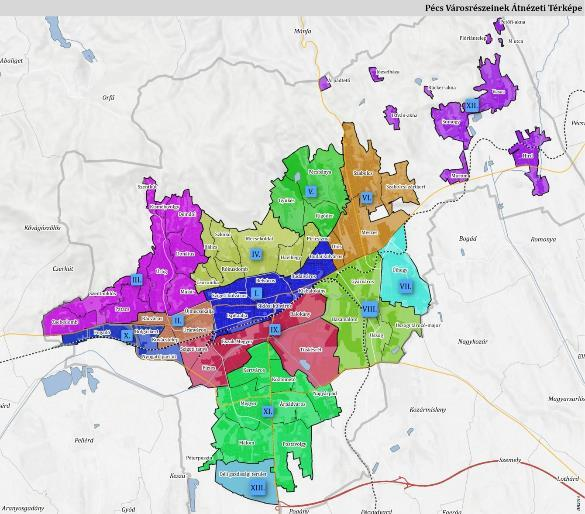
#> input picture data/neighborhoods/sources/municipal-pecs-first-inferred/pecs-p48-names.jpeg, 585 x 514 px; its folder holds 3 pictures in this run
$ python islands-extract.py
#> lines starting #> are read from the running program, lines starting #| are printed output that depends on the picture; after the words box and inside, x2 and y2 are one past the last pixel; in counts of white or black regions, pixels touching at a corner belong together
#!/usr/bin/env python3
"""Source-only isolated-island pixel-mask experiment; no geographic transform."""
from pathlib import Path
import argparse, hashlib, json
import numpy as np
from PIL import Image, ImageDraw
from scipy import ndimage
from shapely.geometry import box, mapping
from shapely.ops import unary_union

P = Path(__file__).resolve().parent
S = P.parent / 'municipal-pecs-first-inferred'
ISLANDS = [
    ('arpadteto', 'Árpádtető', (325, 84), (315, 66, 337, 95), (550, 168, 590, 208)),
    ('petofi-akna', 'Petőfi-akna', (499, 26), (489, 12, 512, 38), (838, 72, 873, 110)),
    ('m-utca', 'M utca', (500, 41), (492, 34, 510, 52), (846, 108, 870, 132)),
]

def sha(path):
    return hashlib.sha256(path.read_bytes()).hexdigest()

def encode(value):
    return json.dumps(value, ensure_ascii=False, indent=2, allow_nan=False) + '\n'

def build(write_images):
#> called with write_images = True
    source = Image.open(S / 'pecs-p48-names.jpeg').convert('RGB')
#> source is the input picture: PIL image 585x514 RGB; mean R, G, B 209.8, 210.6, 209.5
    density = Image.open(S / 'pecs-p63-density.jpeg').convert('RGB')
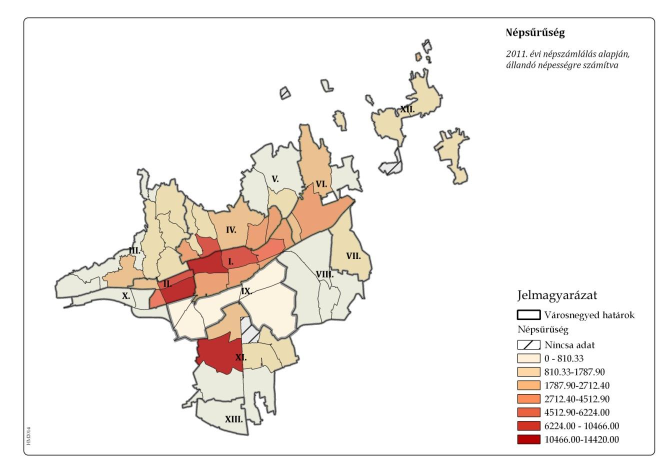
#> input picture data/neighborhoods/sources/municipal-pecs-first-inferred/pecs-p63-density.jpeg, 1341 x 946 px (shown at 1/2 size)
#> density is the input picture: PIL image 1341x946 RGB; mean R, G, B 244.1, 240, 236.3
    rgb = np.asarray(source).astype(int)
    r, g, b = rgb.transpose(2, 0, 1)
    purple = (np.minimum(r, b) - g >= 25) & (b - r >= -30)
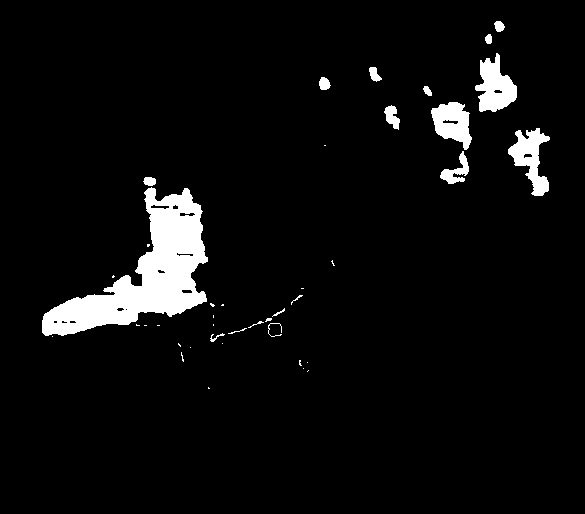
#> purple: shape (514, 585) bool; 5.1% white; 41 white regions (23 under 20 px), largest, box (x1, y1, x2, y2) and area: (42, 187, 208, 336) 9717, (475, 53, 517, 112) 1459, (508, 128, 550, 196) 1341
    records = []
    pixels = []
    for threshold in (150, 170, 190):
        # The criterion and labelling cover the COMPLETE original image.
        # Crops never enter the selection, component closure or geometry.
        labels, _ = ndimage.label(purple | (rgb.max(2) < threshold))
        for slug, name, seed, crop_box, density_box in ISLANDS:
            cid = int(labels[seed[1], seed[0]])
            assert cid != 0
            ys, xs = np.where(labels == cid)
            points = sorted([[int(x), int(y)] for x, y in zip(xs, ys)])
            assert all(crop_box[0] < x < crop_box[2]-1 and crop_box[1] < y < crop_box[3]-1 for x, y in points)
            geom = unary_union([box(x-.5, y-.5, x+.5, y+.5) for x, y in points])
            assert geom.geom_type == 'Polygon' and geom.is_valid
            assert geom.area == len(points)
            ring = list(geom.exterior.coords)
            assert ring[0] == ring[-1]
            ident = slug + '-T' + str(threshold)
            records.append({
                'id': ident, 'sourceName': name, 'threshold': threshold,
                'sourceSeedPixel': list(seed), 'sourcePixelCount': len(points),
                'sourcePixelSetSha256': hashlib.sha256(json.dumps(points,separators=(',',':')).encode()).hexdigest(),
                'sourcePixelBoundsInclusive': [int(xs.min()),int(ys.min()),int(xs.max()),int(ys.max())],
                'globalOriginalImageComponent': True, 'componentTouchesOriginalImageEdge': False,
                'componentTouchesEvidenceCropEdge': False,
                'pixelUnionValidSinglePolygon': True, 'exactUnitPixelArea': geom.area,
                'interiorRingCount': len(geom.interiors), 'exteriorRingVertexCount': len(ring),
                'closedExteriorRing': True,
                'morphologicalClosingOrFill': False, 'repairBufferSnapOrGeographicFit': False,
                'nominalExploratoryScenario': threshold == 170,
                'sourceContourSemanticsAutomaticallyApproved': False,
                'geographicApproval': False, 'claimedAbsoluteAccuracy': None,
            })
            pixels.append({'id': ident, 'sourcePixels': points, 'rawPixelUnionGeometry': mapping(geom)})
            if write_images:
                mask = Image.new('L', source.size)
                arr = np.zeros((source.height,source.width),dtype=np.uint8)
                arr[ys,xs] = 255
                mask = Image.fromarray(arr)
                mask.crop(crop_box).save(P / ('islands-' + ident + '-mask-native.png'))
                preview = source.crop(crop_box).resize(((crop_box[2]-crop_box[0])*24,(crop_box[3]-crop_box[1])*24), Image.Resampling.NEAREST)
                draw = ImageDraw.Draw(preview)
                selected = set(map(tuple,points))
                for x,y in points:
                    for dx,dy,coords in [(-1,0,(0,0,0,24)),(1,0,(24,0,24,24)),(0,-1,(0,0,24,0)),(0,1,(0,24,24,24))]:
                        if (x+dx,y+dy) not in selected:
                            xx=(x-crop_box[0])*24; yy=(y-crop_box[1])*24
                            draw.line((xx+coords[0],yy+coords[1],xx+coords[2],yy+coords[3]), fill=(0,255,255),width=2)
                preview.save(P / ('islands-' + ident + '-pixel-edge-preview.png'))
#> this loop made 3 passes
#> pass 1, in build, `labels, _ = ndimage.label(purple | (rgb.max(2) < threshold))`:
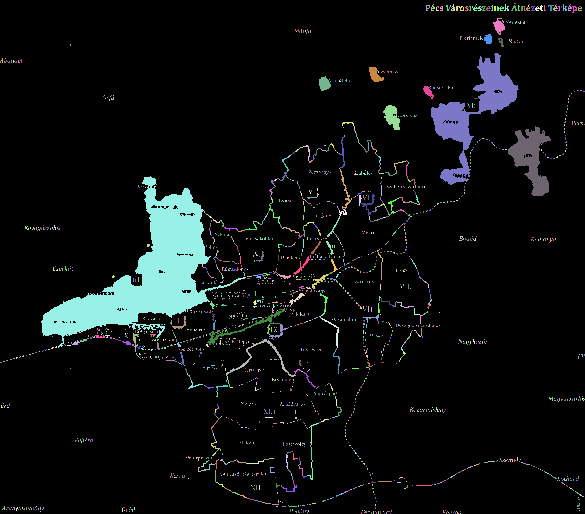
#> labels: shape (514, 585) int32; 2074 distinct labels, from 0 to 2073; one colour per label, 0 black
#> pass 1, in build, `preview.save(P / ('islands-' + ident + '-pixel-edge-preview.png'))`:
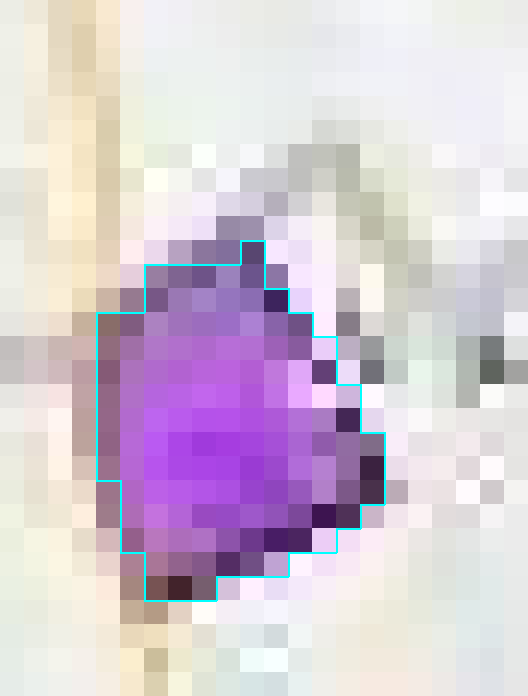
#> saved as islands-arpadteto-T150-pixel-edge-preview.png: PIL image 528x696 RGB; mean R, G, B 213.8, 200.9, 214
#> after the loop:
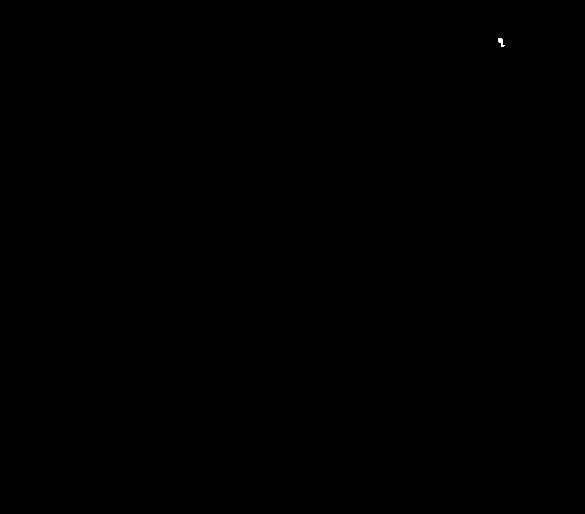
#> arr: shape (514, 585); 0.01% white; 1 white region, box (x1, y1, x2, y2) and area: (498, 38, 505, 47) 34
#> after the loop:
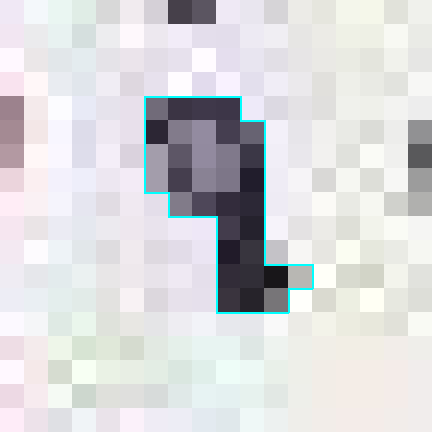
#> preview: PIL image 432x432 RGB; mean R, G, B 215.5, 215.9, 218
#> after the loop, pixels = 9 items; records = 9 items
    if write_images:
        for slug,name,seed,crop_box,density_box in ISLANDS:
            source.crop(crop_box).save(P / ('islands-' + slug + '-figure9-native.png'))
            density.crop(density_box).save(P / ('islands-' + slug + '-figure12-native.png'))
#> this loop made 3 passes
#> pass 2, in build, `density.crop(density_box).save(P / ('islands-' + slug + '-figure12-nat..`:
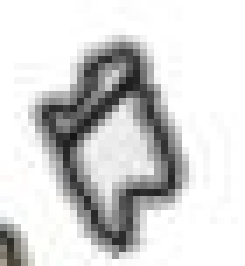
#> saved as islands-petofi-akna-figure12-native.png: PIL image 35x38 RGB (shown 7 times larger); mean R, G, B 212.8, 212.8, 212.6
    proof = {
        'schemaVersion':1, 'status':'source_pixel_extraction_experiment_only',
        'sourceImage':'../municipal-pecs-first-inferred/pecs-p48-names.jpeg',
        'sourceImageSha256':sha(S/'pecs-p48-names.jpeg'),
        'densityImageSha256':sha(S/'pecs-p63-density.jpeg'),
        'maskCriterion':'(min(R,B)-G>=25 and B-R>=-30) OR max(R,G,B)<T',
        'thresholds':[150,170,190],
        'componentMethod':'scipy 4-connected components over the whole original Figure9 image; retain the component containing each manually read source seed.',
        'geometryMethod':'Exact union of unit squares centered on all and only selected source pixels; retain every resulting interior ring. No pixel added, removed or restored.',
        'coordinateSpace':'Original Figure9 pixel centers, zero-based x right/y down; NOT geographic coordinates.',
        'cropBoxes': [{'sourceName':n,'figure9':list(c),'figure12':list(d)}for _,n,_,c,d in ISLANDS],
        'records':records,
        'geographicTransformUsed':False, 'newGeographicPolygons':0,
        'absoluteAccuracyClaimed':None, 'automaticPrimaryApproval':False,
    }
    return proof, {'coordinateSpace':proof['coordinateSpace'],'records':pixels}

def main():
    parser=argparse.ArgumentParser();parser.add_argument('--check',action='store_true');args=parser.parse_args()
    proof,pixels=build(not args.check)
#> proof = 16 items; pixels = 2 items
    for name,value in [('islands-extraction-proof.json',proof),('islands-source-pixel-candidates.json',pixels)]:
        expected=encode(value)
        if args.check: assert (P/name).read_text()==expected,name
        else:(P/name).write_text(expected)
#> this loop made 2 passes
#> name on passes 1 to 2: 'islands-extraction-proof.json', 'islands-source-pixel-candidates.json'
    print(encode({'check':args.check,'sourcePixelCandidates':9,'geographicPolygons':0,'automaticApproval':False}))

if __name__=='__main__':main()
